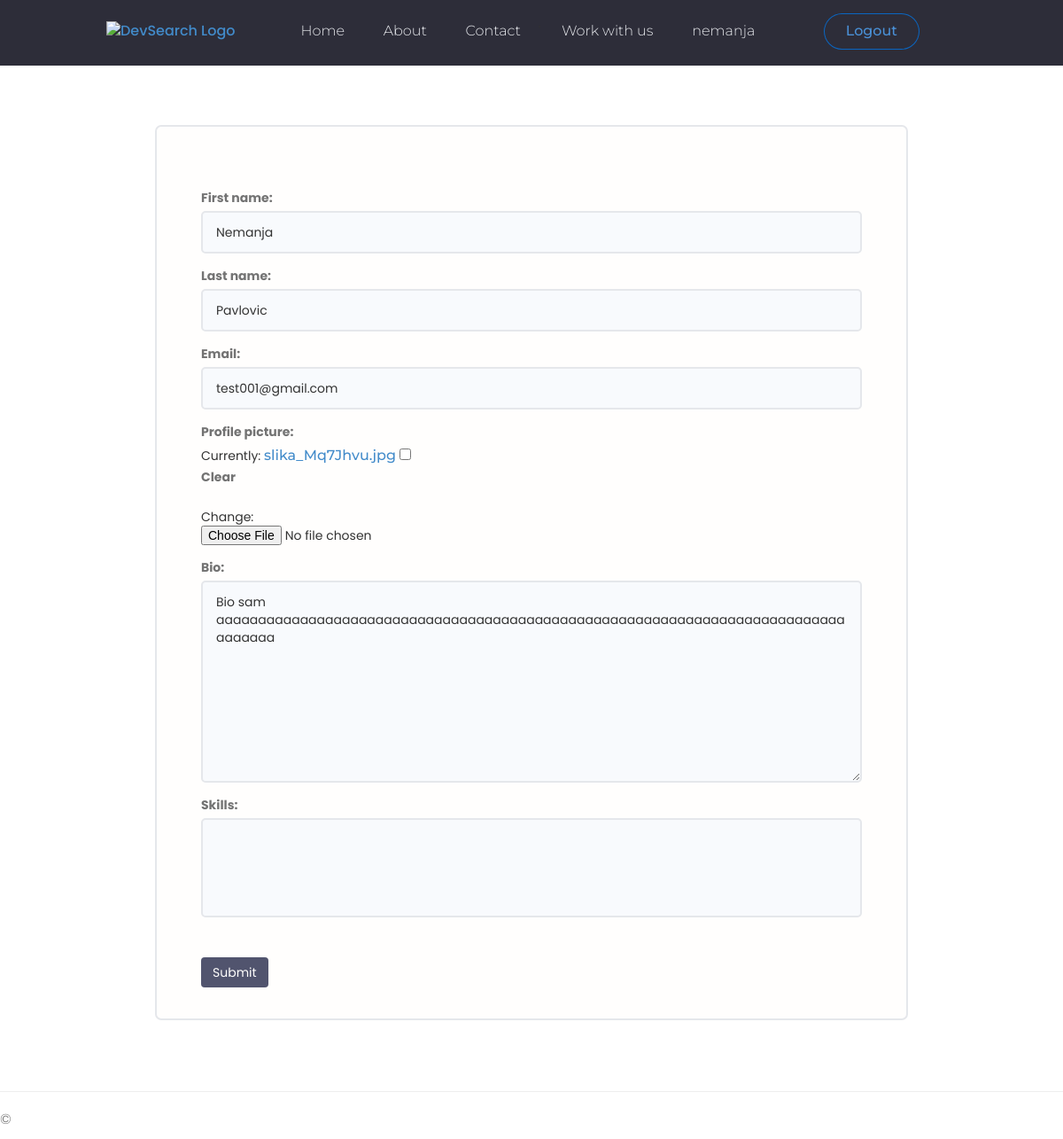
Page /profile/update/0943850cb3f14bd9bc4ddcd0512d647a (signed in) on the earlier database version.
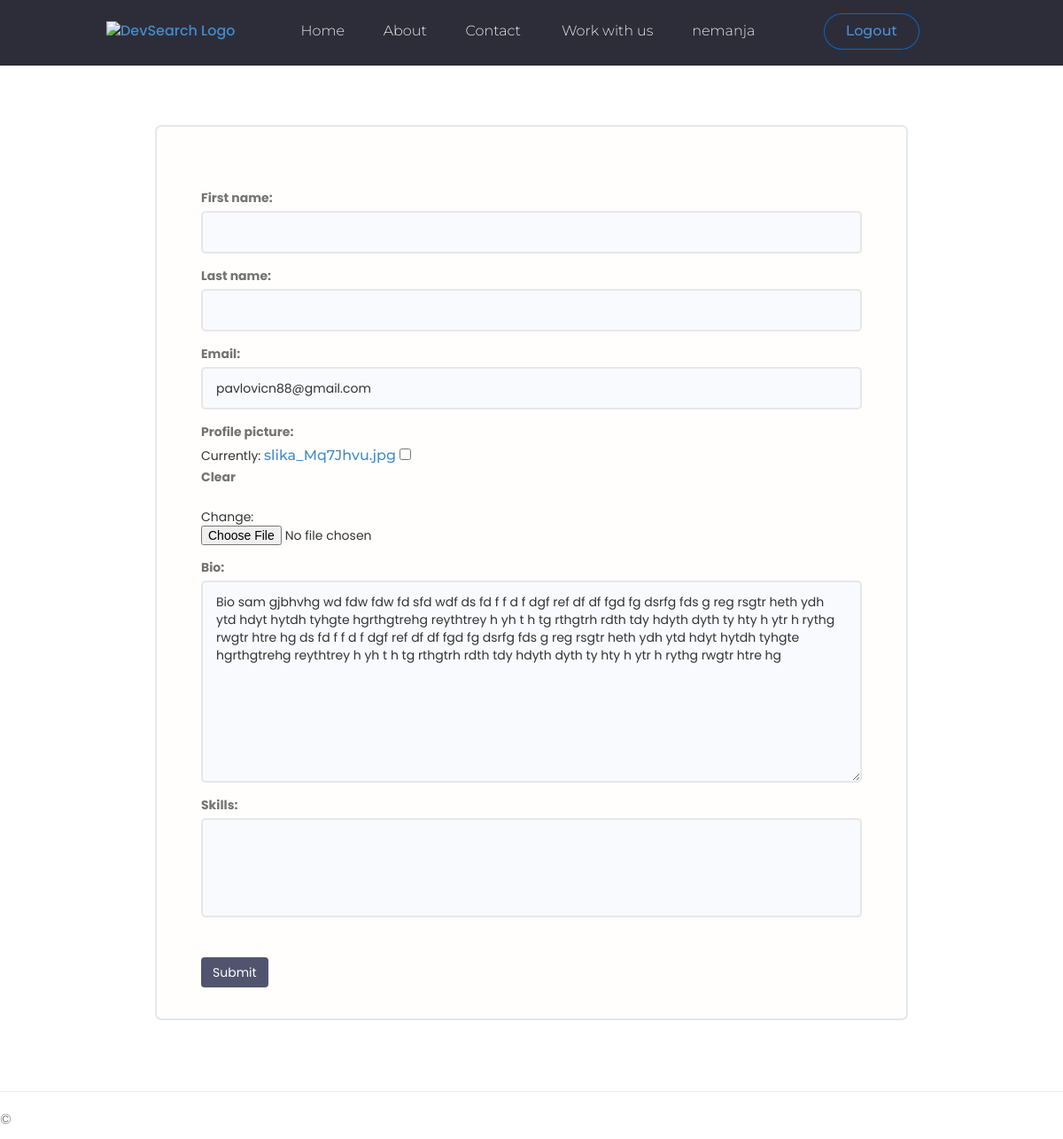
Same page on the later database version.
### ProfilePages/models.py (models this page shows, shortened)
class Profile(models.Model):
     user = models.OneToOneField(User,on_delete=models.CASCADE,null=True)
     assignments = models.ManyToManyField(Assignment,blank=True)
     first_name = models.CharField(max_length=100)
     last_name = models.CharField(max_length=100)
     email = models.EmailField()
     profile_picture= models.ImageField(null=True,blank= True,default="user-default.png")
     bio = models.TextField(max_length=1000,blank=True)
     created = models.DateTimeField(auto_now_add=True,blank=True,null=True)
     id = models.UUIDField(default=uuid.uuid4,unique=True,primary_key=True,editable=False)
     skills = models.ManyToManyField(Skill, blank=True)

### ProfilePages/views.py (the view)
# urls.py: path('profile/update/<str:pk>',views.profile_update, name='profile-update'),
@login_required(login_url = 'login')
def profile_update(request, pk):
        profile = Profile.objects.get(id=pk)
        form = CreateProfileForm(instance=profile)
        if request.method=='POST':
            form=CreateProfileForm(request.POST,request.FILES,instance=profile)
            if form.is_valid():
                profile=form.save(commit= False)
                profile.save()
                return redirect('account')
        context = {'form': form}
        return render(request,'ProfilePages/profile-update.html',context)

### ProfilePages/forms.py
class CreateProfileForm(ModelForm):
    class Meta:
        model=Profile
        fields='__all__'
        exclude = ('user','assignments')
    def __init__(self,*args,**kwargs):
        super(CreateProfileForm, self).__init__(*args,**kwargs)
        for _,field in self.fields.items():
            field.widget.attrs.update({'class': 'input'})

### ProfilePages/templates/ProfilePages/profile-update.html (shortened to what this page needs)
{% extends "MainPages/layout.html" %}
{% block content %}
<main class="formPage my-xl">
   <div class="content-box">
      <div class="formWrapper">
           <br>
           <form method="POST" enctype="multipart/form-data" action="" >
            {% for field in form %}
               <div class="form__field">
                   <label for="formInput#text">{{field.label}}: </label>
                   {{field}}
               </div>
            {% endfor %}
               <input class="btn btn--sub btn--lg  my-md" type="submit" value="Submit" />
           </form>
       </div>
   </div>
</main>
{% endblock %}

Differences in the rows shown:
changed Profile: first_name "Nemanja" → (not shown); last_name "Pavlovic" → (not shown); email "test001@gmail.com" → "pavlovicn88@gmail.com"; bio "Bio sam aaaaaaaaaaaaaaaaaaaaaaaaaaaaaaaaaaaaaaaaaaaaaaaaaaaaaaaaaaaaaaaaaaaaaaaaaaaaaaaaaa" → "Bio sam gjbhvhg wd fdw fdw fd sfd wdf ds fd f f d f dgf ref df df fgd fg dsrfg fds g reg rsgtr heth ydh ytd hdyt hytdh tyhgte hgrthgtrehg reythtrey h yh t h tg rthgtrh rdth tdy hdyth dyth ty hty h ytr h rythg rwgtr htre hg ds fd f f d f dgf ref df df fgd fg dsrfg fds g reg rsgtr heth ydh ytd hdyt hytdh tyhgte hgrthgtrehg reythtrey h yh t h tg rthgtrh rdth tdy hdyth dyth ty hty h ytr h rythg rwgtr htre hg"
